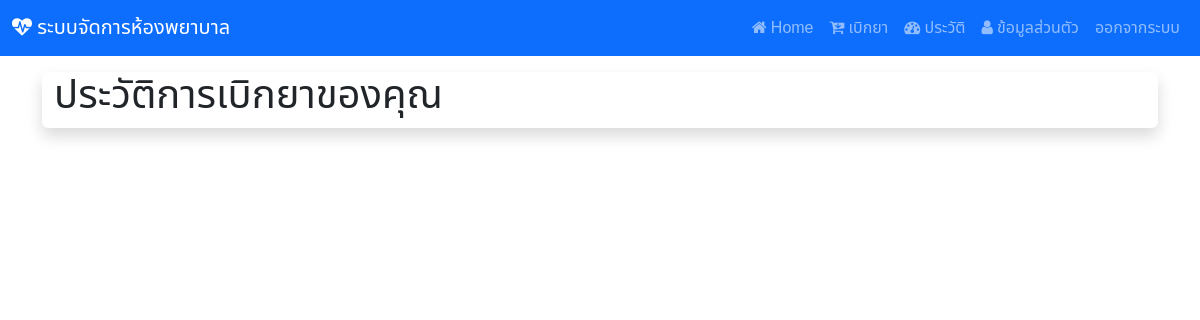
The app's page /view_own_medication_history/ (signed in), older data.
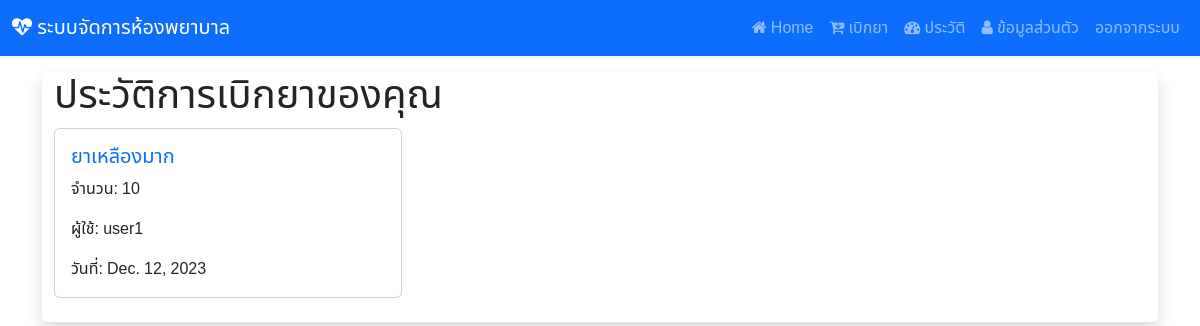
The same page, newer data.
### hospital_app/models.py (models this page shows)
class MedicationHistory(models.Model):
    drug_name = models.CharField(max_length=255)
    quantity = models.IntegerField()
    user = models.ForeignKey(User, on_delete=models.CASCADE)
    date = models.DateField(auto_now_add=True)

### hospital_app/views.py (the view)
# urls.py: path('view_own_medication_history/', views.view_own_medication_history, name='view_own_medication_history'),
@login_required(login_url="/login")
def view_own_medication_history(request):
    user = request.user
    medication_history = MedicationHistory.objects.filter(user=user)
    context = {"medication_history": medication_history}
    return render(request, 'own_medication_history.html', context)

### hospital_app/templates/own_medication_history.html (shortened to what this page needs)
{% extends "base.html" %} {% block content %}
<div
  class="container-fluid my-3 justify-content-center align-items-center shadow rounded"
>
    <h1>ประวัติการเบิกยาของคุณ</h1>
    <div class="row">
      {% for record in medication_history %}
      <div class="col-md-4 mb-4">
        <div class="card">
          <div class="card-body">
            <h5 class="card-title text-primary">{{ record.drug_name }}</h5>
            <p class="card-text">จำนวน: {{ record.quantity }}</p>
            <p class="card-text">ผู้ใช้: {{ record.user.username }}</p>
            <p class="card-text">วันที่: {{ record.date }}</p>
          </div>
        </div>
      </div>
      {% endfor %}
    </div>
  {% endblock %}

Row changes from the older to the newer data that the page shows:
added MedicationHistory: drug_name "ยาเหลืองมาก", quantity "10", user.username "user1", date "Dec. 12, 2023"
